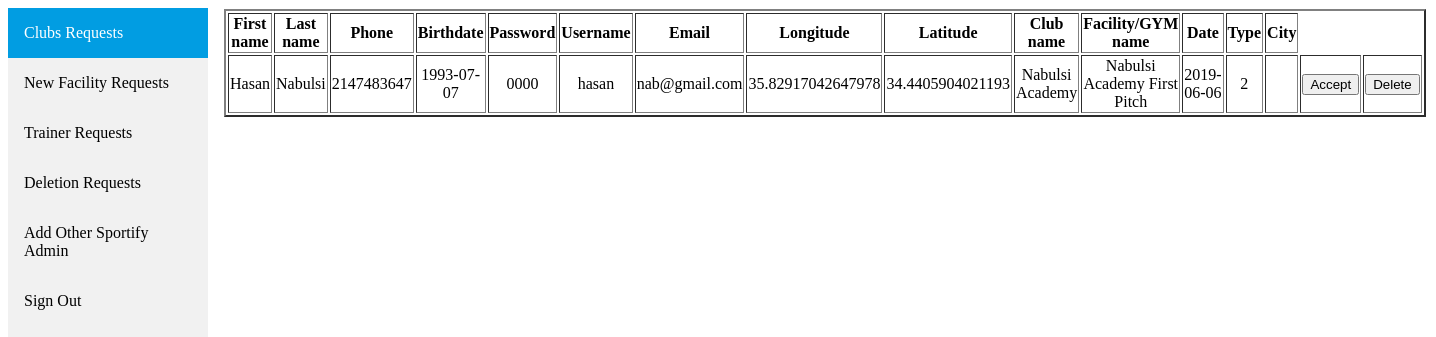
The app's page /sportifyAdmin.php with its own data.
### tables this page shows
CREATE TABLE `adminsubmissions` (
  `id` int(11) NOT NULL,
  `fname` varchar(50) NOT NULL,
  `lname` varchar(50) NOT NULL,
  `phone` int(11) NOT NULL,
  `birthdate` date NOT NULL,
  `pw` varchar(50) NOT NULL,
  `un` varchar(50) NOT NULL,
  `email` text NOT NULL,
  `longitude` double NOT NULL,
  `latitude` double NOT NULL,
  `clubname` varchar(50) NOT NULL,
  `actname` varchar(50) NOT NULL,
  `checked` int(11) NOT NULL DEFAULT '1',
  `date` date NOT NULL,
  `type` varchar(10) NOT NULL,
  `city` varchar(10) NOT NULL
);

### sportifyAdmin.php (the view, shortened to what this page needs)
<html>
<head>
<link rel="stylesheet" type="text/css" href="css/sportifyAdmin.css" >
</head>
<body>
<?php require("sportifyAdminSidebar.php");
?>
<div class="content">
<table border=2>
<th> First name </th> <th> Last name </th> <th> Phone </th> <th> Birthdate </th> <th> Password </th> <th> Username </th> <th> Email </th> <th> Longitude </th> <th> Latitude </th> <th> Club name </th> <th> Facility/GYM name </th> <th> Date </th> <th> Type </th> <th> City </th>
<?php
$conn = mysqli_connect("localhost", "root", "", "sportify");
$query = "select * from adminsubmissions where checked = 1 ORDER BY date DESC;";
$result = mysqli_query($conn, $query);
while($row = mysqli_fetch_array($result)){
	echo "<tr>";
	for($i = 0 ; $i < 16; $i++)
	{
		if($i == 0 || $i == 12){continue;}
		echo "<td>" .$row[$i]. "</td>";
	}
	echo "<td>  <a href='acceptSub.php?id=$row[0]'> <button> Accept  </button> </a> </td>";
	echo "<td>  <a href='deleteSub.php?id=$row[0]'> <button> Delete  </button> </a> </td>";
	echo "</tr>";
}
 ?>
</table>
</div>
</body>
</html>

### css/sportifyAdmin.css (style rules this page uses)
div.content { margin-left: 200px; padding: 1px 16px; height: 1000px; }

### sportifyAdmin.php (style rules this page uses)
th { width: 300px; }
td { text-align: center; }

### records on screen
adminsubmissions: fname "Hasan", lname "Nabulsi", phone "2147483647", birthdate "1993-07-07", pw "0000", un "hasan", email "nab@gmail.com", longitude "35.82917042647978", latitude "34.4405904021193", clubname "Nabulsi Academy", actname "Nabulsi Academy First Pitch", date "2019-06-06", type "2"
